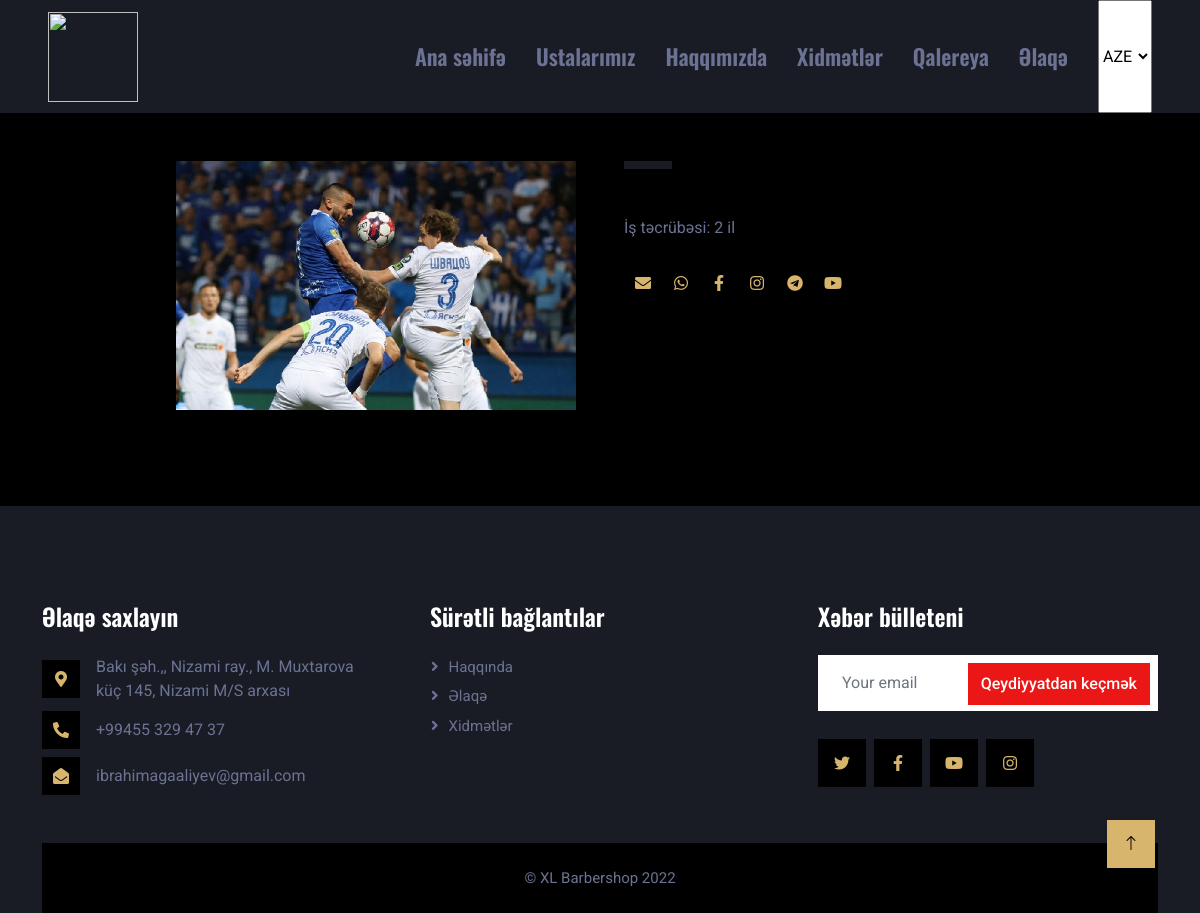
/staff_single/63, run on the app's committed database.
### tables this page shows
CREATE TABLE `staff` (
  `s_id` int(11) NOT NULL,
  `s_name_az` varchar(255) NOT NULL,
  `s_name_en` varchar(255) NOT NULL,
  `s_name_ru` varchar(255) NOT NULL,
  `s_surname_az` varchar(255) NOT NULL,
  `s_surname_en` varchar(255) NOT NULL,
  `s_surname_ru` varchar(255) NOT NULL,
  `s_description_az` longtext NOT NULL,
  `s_description_en` longtext NOT NULL,
  `s_description_ru` longtext NOT NULL,
  `s_position` varchar(255) NOT NULL,
  `s_status` varchar(10) NOT NULL,
  `s_email` varchar(255) NOT NULL,
  `s_experience` varchar(255) NOT NULL,
  `s_mobile` varchar(20) NOT NULL,
  `s_whatsApp` varchar(255) NOT NULL,
  `s_facebook` varchar(255) NOT NULL,
  `s_instagram` varchar(255) NOT NULL,
  `s_telegram` varchar(255) NOT NULL,
  `s_youtube` varchar(255) NOT NULL,
  `s_img` varchar(255) NOT NULL,
  `s_img_ext` varchar(50) NOT NULL,
  `s_create_date` varchar(255) NOT NULL,
  `s_creater_id` int(11) NOT NULL
);

### application/controllers/User_controller.php (called while the page is built, shortened)
<?php
class User_controller extends CI_Controller{
    public function __construct()
    {
        $this->load->model('User_model');
        $this->load->library('pagination');
    }
    public function staff_single($id){
        $id = $this->security->xss_clean($id);
        $data['single_staff'] = $this->User_model->get_single_staff($id);
        $this->load->view('user/staff_single',$data);
    }
}

### index.php (called while the page is built, shortened)
<?php
require_once BASEPATH.'core/CodeIgniter.php';

### application/models/User_model.php (called while the page is built, shortened)
<?php
class User_model extends CI_Model{
    public function get_single_staff($id){
        return $this->db
        ->where("s_id", $id)
        ->where("s_status", "Active")
        ->join("position", "position.p_id = staff.s_position", "left")
        ->get('staff')->row_array();
    }
}

### application/views/user/staff_single.php (the view, shortened to what this page needs)
<div class="container-xxl py-5">
    <div class="container">
        <div class="row g-5">
            <div class="col-lg-6 wow fadeIn" data-wow-delay="0.1s">
                <div class="d-flex flex-column">
                    <?php if($single_staff['s_img']){ ?>
                        <img class="img-fluid w-75 align-self-end" src="<?php echo base_url('uploads/staff/'.$single_staff['s_img']); ?>" alt="">
                    <?php }else{ ?>
                        <img class="img-fluid w-75 align-self-end" style="width:100%!important; height: 425px!important; object-fit:contain!important;" src="<?php echo base_url('public/assets/img/image-07-08-22-10-34.png'); ?>" alt="">
                    <?php } ?>
                </div>
            </div>
            <div class="col-lg-6 wow fadeIn" data-wow-delay="0.5s">
                <p style="color: #D7B56D !important" class="d-inline-block bg-secondary text-primary py-1 px-4"><?php echo $single_staff['p_name_'.$this->session->userdata('site_lang')]; ?></p>
                <p><?php echo $this->lang->line('exp'); ?> <?php echo $single_staff['s_experience']; ?> <?php echo $this->lang->line('year'); ?></p>
                <div class="team-social">
                    <?php if ($single_staff['s_email']) { ?>
                        <a target="_blank" class="btn btn-square" href="mailto:<?php echo $single_staff['s_email']; ?>"><i style="color: #D7B56D !important" class="fas fa-envelope"></i></a>
                    <?php } ?>
                    <?php if ($single_staff['s_whatsApp']) { ?>
                        <a target="_blank" class="btn btn-square" href="https://api.whatsapp.com/send?phone=<?php echo $single_staff['s_whatsApp']; ?>"><i style="color: #D7B56D !important" class="fab fa-whatsapp"></i></a>
                    <?php } ?>
                    <?php if ($single_staff['s_facebook']) { ?>
                        <a target="_blank" class="btn btn-square" href="<?php echo $single_staff['s_facebook']; ?>"><i style="color: #D7B56D !important" class="fab fa-facebook-f"></i></a>
                    <?php } ?>
                    <?php if ($single_staff['s_instagram']) { ?>
                        <a target="_blank" class="btn btn-square" href="<?php echo $single_staff['s_instagram']; ?>">
                            <i style="color: #D7B56D !important" class="fab fa-instagram"></i>
                        </a>
                    <?php } ?>
                    <?php if ($single_staff['s_telegram']) { ?>
                        <a target="_blank" class="btn btn-square" href="<?php echo $single_staff['s_telegram']; ?>"><i style="color: #D7B56D !important" class="fab fa-telegram"></i></a>
                    <?php } ?>
                    <?php if ($single_staff['s_youtube']) { ?>
                        <a target="_blank" class="btn btn-square" href="<?php echo $single_staff['s_youtube']; ?>"><i style="color: #D7B56D !important" class="fab fa-youtube"></i></a>
                    <?php } ?>
                </div>
            </div>
        </div>
    </div>
</div>

### public/assets/css/style.css (style rules this page uses)
:root { --primary: #EB1616; --secondary: #191C24; --light: #6C7293; --dark: #000000; }
.btn { font-weight: 500; transition: .5s; }
.btn-square { width: 38px; height: 38px; }
.btn-square, .btn-sm-square, .btn-lg-square { padding: 0; display: flex; align-items: center; justify-content: center; font-weight: normal; }

### application/views/user/staff_single.php (style rules this page uses)
.team-social a { float: left; }

### data on the page
staff: s_img (picture), s_experience "2"

### other printed values
$this->lang->line('home') "Ana səhifə"
$this->lang->line('staff') "Ustalarımız"
$this->lang->line('about') "Haqqımızda"
$this->lang->line('services') "Xidmətlər"
$this->lang->line('gallery') "Qalereya"
$this->lang->line('contact') "Əlaqə"
$this->lang->line('exp') "İş təcrübəsi:"
$this->lang->line('year') "il"
